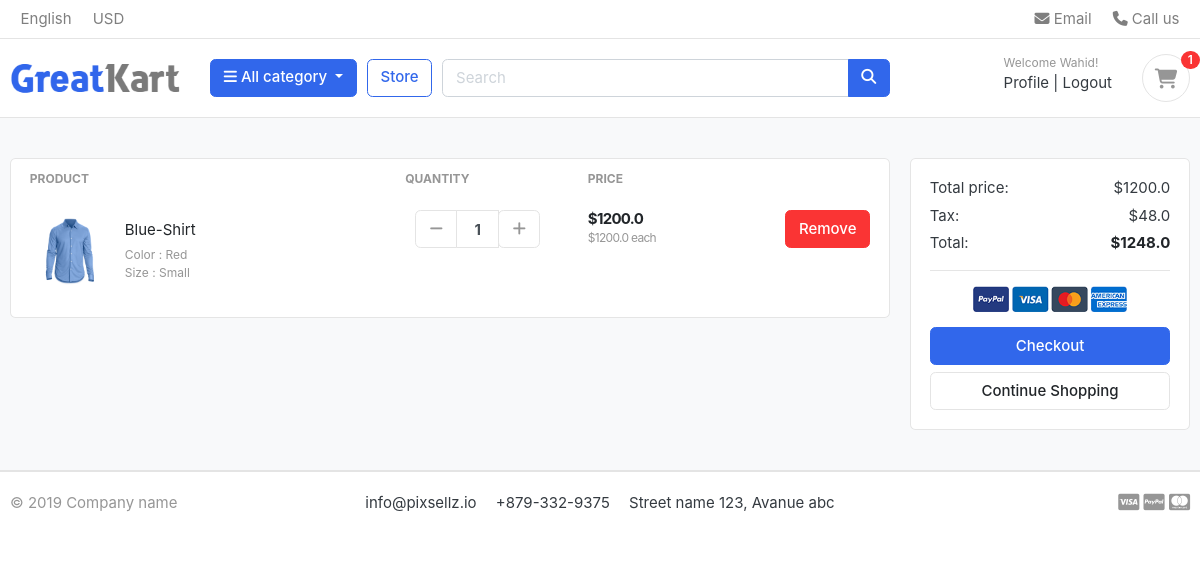
The page /cart/ (signed in) on the database its author committed.
### account/models.py (models this page shows, shortened)
class Account(AbstractBaseUser):
    first_name = models.CharField(max_length=50)
    last_name = models.CharField(max_length=50)
    username = models.CharField(max_length=50, unique=True)
    email = models.EmailField(max_length=100, unique=True)
    phone_number = models.CharField(max_length=50)
    date_joined = models.DateTimeField(auto_now_add=True)
    last_login = models.DateTimeField(auto_now_add=True)
    is_admin = models.BooleanField(default=False)
    is_staff = models.BooleanField(default=False)
    is_active = models.BooleanField(default=False)
    is_superadmin = models.BooleanField(default=False)
    USERNAME_FIELD = 'email'
    REQUIRED_FIELDS = ['username', 'first_name', 'last_name']
    objects = MyAccountManager()

### cart/models.py (models this page shows, shortened)
class CartItem(models.Model):
    user = models.ForeignKey(Account, on_delete=models.CASCADE, null=True)
    product = models.ForeignKey(Product, on_delete=models.CASCADE, related_name='product')
    variations = models.ManyToManyField(Variation, blank=True)
    cart = models.ForeignKey(Cart, on_delete=models.CASCADE, related_name='cart', null=True)
    quantity = models.IntegerField()
    is_active = models.BooleanField(default=True)
    def sub_total(self):
        return self.product.price * self.quantity

### store/models.py (models this page shows, shortened)
class Product(models.Model):
    product_name = models.CharField(max_length=200, unique=True)
    slug = models.SlugField(max_length=200, unique=True)
    description = models.TextField(max_length=1200, blank=True)
    price = models.FloatField()
    images = models.ImageField(upload_to='photos/products')
    stock = models.IntegerField()
    is_available = models.BooleanField(default=True)
    category = models.ForeignKey(Category, on_delete=models.CASCADE, related_name='category')
    created_at = models.DateTimeField(auto_now_add=True)
    updated_at = models.DateTimeField(auto_now=True)
    def get_url(self):
        return reverse('store:product_detail', args=[self.category.slug, self.slug])

class Variation(models.Model):
    product = models.ForeignKey(Product, on_delete=models.CASCADE)
    variation_category = models.CharField(max_length=100, choices=variation_category_choice)
    variation_value = models.CharField(max_length=100)
    is_active = models.BooleanField(default=True)
    created_at = models.DateTimeField(auto_now_add=True)
    objects = VariationManager()

### cart/views.py (the view)
# urls.py: path('', views.cart, name='cart'),
def cart(request, total=0, quantity=0, cart_items=None):
    try:
        tax = 0
        grand_total = 0
        if request.user.is_authenticated:
            cart_items = CartItem.objects.filter(user=request.user, is_active=True)
        else:
            cart_obj = Cart.objects.get(cart_id=_cart_id(request))
            cart_items = CartItem.objects.filter(cart=cart_obj, is_active=True)
        for cart_item in cart_items:
            total += cart_item.product.price*cart_item.quantity
            quantity += cart_item.quantity
        tax = (4*total)/100
        grand_total = total+tax
    except ObjectDoesNotExist:
        pass
    context = {
        'total': total,
        'quantity': quantity,
        'cart_items': cart_items,
        'tax': tax,
        'grand_total': grand_total
    }
    return render(request, 'cart/cart.html', context)

### cart/context_processors.py (called while the page is built)
def counter(request):
    cart_count = 0
    if 'admin' in request.path:
        return {}
    else:
        try:
            cart = Cart.objects.filter(cart_id=_cart_id(request))
            if request.user.is_authenticated:
                cart_items = CartItem.objects.all().filter(user=request.user)
            else:
                cart_items = CartItem.objects.all().filter(cart=cart[:1])
            for cart_item in cart_items:
                cart_count += cart_item.quantity
        except Cart.DoesNotExist:
            cart_count = 0
    return dict(cart_count=cart_count)

### cart/views.py (called while the page is built)
def _cart_id(request):
    cart = request.session.session_key
    if not cart:
        request.session.create()  # it does not return anything. that is why `cart = request.session.create()` will not work
        cart = request.session.session_key
    return cart  # Ultimately return cart

### category/context_processors.py (called while the page is built)
def manu_links(request):
    links = Category.objects.all().filter(is_active=True)
    return dict(links=links)

### category/models.py (called while the page is built)
    def get_url(self):
        return reverse('store:products_by_category', args=[self.slug])

### templates/cart/cart.html (shortened to what this page needs)
{% extends 'base.html' %}
{% load static %}
{% block body_block %}
<section class="section-content padding-y bg">
<div class="container">
{% if not cart_items %}
    <h2 class="text-center">Your Shopping cart is empty!!</h2><br>
    <div class="text-center">
        <a href="{% url 'store:store' %}" class="btn btn-primary">Continue Shopping</a>
    </div>
    {% else %}
<div class="row">
	<aside class="col-lg-9">
<div class="card">
<table class="table table-borderless table-shopping-cart">
<thead class="text-muted">
<tr class="small text-uppercase">
  <th scope="col">Product</th>
  <th scope="col" width="120">Quantity</th>
  <th scope="col" width="120">Price</th>
  <th scope="col" class="text-right" width="200"> </th>
</tr>
</thead>
<tbody>
{% for item in cart_items %}
<tr>
	<td>
		<figure class="itemside align-items-center">
			<div class="aside"><img src="{{ item.product.images.url }}" class="img-sm"></div>
			<figcaption class="info">
				<a href="{{ item.product.get_url }}" class="title text-dark">{{ item.product.product_name }}</a>
				<p class="text-muted small">
					{% if item.variations.all %}
					 {% for item in item.variations.all %}
					  {{ item.variation_category|capfirst }} : {{ item.variation_value|capfirst }}<br>
					 {% endfor %}
					{% endif %}
				</p>
			</figcaption>
		</figure>
	</td>
	<td>
					<div class="col">
						<div class="input-group input-spinner">
							<div class="input-group-prepend">
							<a href="{% url 'cart:remove_cart' item.product.id item.id %}" class="btn btn-light" type="button" id="button-plus"> <i class="fa fa-minus"></i> </a>
							</div>
							<input type="text" class="form-control"  value="{{ item.quantity }}">
							<div class="input-group-append">
								<form action="{% url 'cart:add_cart' item.product.id %}" method="POST">
									<button type="submit" class="btn btn-light" type="button" id="button-minus"> <i class="fa fa-plus"></i> </button>
								</form>
							</div>
						</div>
					</div>
	</td>
	<td>
		<div class="price-wrap">
			<var class="price">${{ item.sub_total }}</var>
			<small class="text-muted"> ${{ item.product.price }} each </small>
		</div>
	</td>
	<td class="text-right">
	<a onclick="return confirm('Are you sure to delete this item?')" href="{% url 'cart:delete_cart_item' item.product.id item.id %}" class="btn btn-danger"> Remove</a>
	</td>
</tr>
{% endfor %}
</tbody>
</table>
</div>
	</aside>
	<aside class="col-lg-3">
		<div class="card">
		<div class="card-body">
			<dl class="dlist-align">
			  <dt>Total price:</dt>
			  <dd class="text-right">${{ total }}</dd>
			</dl>
			<dl class="dlist-align">
			  <dt>Tax:</dt>
			  <dd class="text-right"> ${{ tax }}</dd>
			</dl>
			<dl class="dlist-align">
			  <dt>Total:</dt>
			  <dd class="text-right text-dark b"><strong>${{ grand_total }}</strong></dd>
			</dl>
			<hr>
			<p class="text-center mb-3">
				<img src="{% static 'front/images/misc/payments.png'%}" height="26">
			</p>
			<a href="{% url 'cart:checkout' %}" class="btn btn-primary btn-block"> Checkout </a>
			<a href="{% url 'store:store' %}" class="btn btn-light btn-block">Continue Shopping</a>
		</div>
		</div>
</aside>
</div>
    {% endif %}
</div>
</section>
{% endblock %}

### templates/partials/header.html (shortened to what this page needs)
{% load static %}
<header class="section-header">
    <nav class="navbar p-md-0 navbar-expand-sm navbar-light border-bottom">
        <div class="container">
            <div class="collapse navbar-collapse" id="navbarTop4">
                <ul class="navbar-nav mr-auto">
                    <li class="nav-item dropdown">
                        <a href="#" class="nav-link"> English </a>
                    </li>
                    <li class="nav-item dropdown">
                        <a href="#" class="nav-link"> USD </a>
                    </li>
                </ul>
                <ul class="navbar-nav">
                    <li><a href="#" class="nav-link"> <i class="fa fa-envelope"></i> Email </a></li>
                    <li><a href="#" class="nav-link"> <i class="fa fa-phone"></i> Call us </a></li>
                </ul>
            </div>
        </div>
    </nav>
    <section class="header-main border-bottom">
        <div class="container">
            <div class="row align-items-center">
                <div class="col-lg-2 col-md-3 col-6">
                    <a href="{% url 'home' %}" class="brand-wrap">
                        <img class="logo" src="{% static 'front/images/logo.png' %}">
                    </a>
                </div>
                <div class="col-lg col-sm col-md col-6 flex-grow-0">
                    <div class="category-wrap dropdown d-inline-block float-right">
                        <button type="button" class="btn btn-primary dropdown-toggle" data-toggle="dropdown">
                            <i class="fa fa-bars"></i> All category
                        </button>
                    </div>
                </div>
                <a href="{% url 'store:store' %}" class="btn btn-outline-primary">Store</a>
                <div class="col-lg  col-md-6 col-sm-12 col">
                    <form action="{% url 'store:product_search' %}" class="search" method="GET">
                        <div class="input-group w-100">
                            <input type="text" name="keyword" class="form-control" style="width:60%;" placeholder="Search">
                            <div class="input-group-append">
                                <button class="btn btn-primary" type="submit">
                                    <i class="fa fa-search"></i>
                                </button>
                            </div>
                        </div>
                    </form>
                </div>
                <div class="col-lg-3 col-sm-6 col-8 order-2 order-lg-3">
                    <div class="d-flex justify-content-end mb-3 mb-lg-0">
                        {% if user.id is None %}
                        <div class="widget-header">
                            <small class="title text-muted">Welcome guest!</small>
                            <div>
                                <a href="{% url 'account:login'%}">Sign in</a> <span class="dark-transp"> | </span>
                                <a href="{% url 'account:register'%}"> Register</a>
                            </div>
                        </div>
                        {% else %}
                        <div class="widget-header">
                            <small class="title text-muted">Welcome {{user.first_name}}!</small>
                            <div>
                                <a href="{% url 'account:dashboard' %}">Profile</a> <span class="dark-transp"> | </span>
                                <a href="{% url 'account:logout'%}"> Logout</a>
                            </div>
                        </div>
                        {% endif %}
                        <a href="{% url 'cart:cart' %}" class="widget-header pl-3 ml-3">
                            <div class="icon icon-sm rounded-circle border"><i class="fa fa-shopping-cart"></i></div>
                            <span class="badge badge-pill badge-danger notify">{{ cart_count }}</span>
                        </a>
                    </div>
                </div>
            </div>
        </div>
    </section>
</header>

### static/front/css/ui.css (style rules this page uses)
html { font-family: "Inter", sans-serif; font-size: 15px; }
.price-wrap { letter-spacing: -0.7px; }
.icon-xs, .icon-sm, .icon-md, .icon-lg { display: inline-block; text-align: center; flex-shrink: 0; flex-grow: 0; }
.icon-sm { width: 48px; height: 48px; line-height: 48px !important; font-size: 20px; }
.img-xs, .img-sm, .img-md, .img-lg { -o-object-fit: cover; object-fit: cover; flex-shrink: 0; flex-grow: 0; }
.img-sm { width: 80px; height: 80px; }
.padding-y { padding-top: 40px; padding-bottom: 40px; }
var { font-style: normal; }
figure { margin-bottom: 0; }
.bg { background-color: #f8f9fa; }
.b { font-weight: 600; }
p:last-child { margin-bottom: 0; }
.header-main { position: relative; padding-top: 1rem; padding-bottom: 1rem; }
.brand-wrap .logo, .navbar-brand .logo { margin-right: 7px; max-height: 42px; display: inline-block; }
.widget-header { display: inline-block; vertical-align: middle; position: relative; }
.widget-header a { color: #343a40; }
.widget-header i { color: #969696; }
.widget-header .title { display: block; }
.widget-header .notify { position: absolute; top: -3px; right: -10px; }
.btn-light { background-color: #fff; border-color: #e4e4e4; }
.btn-light i { color: #969696; }
.itemside { position: relative; display: flex; width: 100%; }
.itemside .aside { position: relative; flex-shrink: 0; }
.itemside .info { padding-left: 15px; padding-right: 7px; }
.itemside p { margin-bottom: 0; }
.itemside .title { display: block; margin-bottom: 5px; color: #212529; }
[class*=dlist-] { margin-bottom: 5px; }
[class*=dlist-] dd { margin-bottom: 0; }
.dlist-align { display: flex; }
.dlist-align dt { width: 150px; word-wrap: break-word; font-weight: normal; }
.dlist-align dd { flex-grow: 1; }
.notify { position: absolute; top: -4px; right: -10px; display: inline-block; padding: 0.25em 0.6em; font-size: 12px; line-height: 1; text-align: center; border-radius: 3rem; color: #fff; background-color: #fa3434; }
.price { font-weight: 600; color: #212529; }
.input-spinner { width: 125px; flex-wrap: nowrap; display: inline-flex; vertical-align: middle; }
.input-spinner input.form-control { text-align: center; max-width: 46px; font-weight: bold; flex-basis: 46px; border-color: #e4e4e4; flex-grow: 0; }
.input-spinner .btn { width: 42px; text-align: center; padding-left: 0.5rem; padding-right: 0.5rem; }
.table-shopping-cart.table td, .table-shopping-cart.table th { padding-left: 1.25rem; padding-right: 1.25rem; }
.table-shopping-cart .price-wrap { line-height: 1.2; }
.table-shopping-cart .price { font-weight: bold; margin-right: 5px; display: block; }

### rows shown on the page
Account: first_name "Wahid"
CartItem: product.images (picture), product.product_name "Blue-Shirt", quantity "1", sub_total "1200.0", product.price "1200.0"
Variation: variation_category "Color", variation_value "Red"
Variation: variation_category "Size", variation_value "Small"

### other values the page prints
{{ cart_count }} "1"
{{ total }} "1200.0"
{{ tax }} "48.0"
{{ grand_total }} "1248.0"
